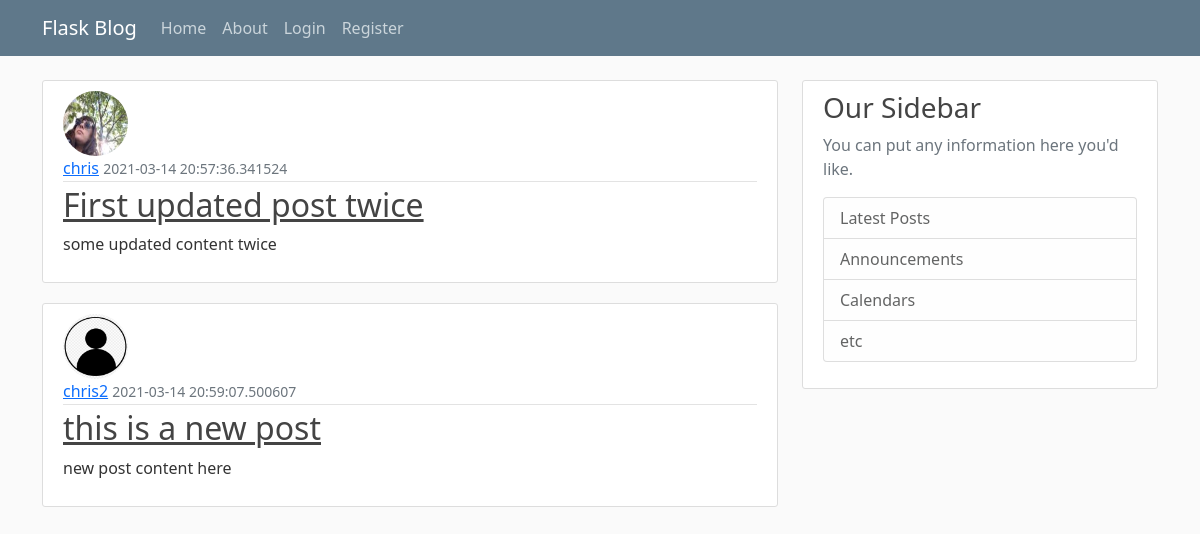
The page /home on the database its author committed.
### spice/models.py (models this page shows, shortened)
class Post(db.Model):
    id = db.Column(db.Integer, primary_key=True)
    title = db.Column(db.String(100), nullable = False)
    date_posted = db.Column(db.DateTime, nullable = False, default=datetime.utcnow)
    content = db.Column(db.Text, nullable=False)
    user_id = db.Column(db.Integer, db.ForeignKey('user.id'), nullable=False)

class User(db.Model, UserMixin):
    id = db.Column(db.Integer, primary_key=True)
    username = db.Column(db.String(20), unique=True, nullable=False)
    email = db.Column(db.String(120), unique=True, nullable=False)
    image_file = db.Column(db.String(20), nullable=False, default='default.png')
    password = db.Column(db.String(60), nullable=False)
    posts = db.relationship('Post', backref = 'author', lazy=True)

### spice/routes.py (the view)
@app.route('/')
@app.route('/home')
def home():
    posts = Post.query.all()
    return render_template('home.html', posts=posts)

### spice/templates/home.html
{% extends "layout.html" %}
{% block content %}
{% for post in posts %}
<article class="media content-section">
  <img class="rounded-circle article-img"
    src="{{url_for('static', filename='/profile_pics/' + post.author.image_file)}}">
  <div class="media-body">
    <div class="article-metadata">
      <a class="mr-2" href="{{url_for('user_profile', username=post.author.username)}}">{{ post.author.username }}</a>
      <small class="text-muted">{{ post.date_posted }}</small>
    </div>
    <h2><a class="article-title" href="{{url_for('post', post_id=post.id)}}">{{ post.title }}</a></h2>
    <p class="article-content">{{ post.content }}</p>
  </div>
</article>
{% endfor %}
{% endblock content %}

### spice/templates/layout.html (shortened to what this page needs)
<!DOCTYPE html>
<html lang="en">
<head>
  <link href="https://cdn.jsdelivr.net/npm/bootstrap@5.0.0-beta2/dist/css/bootstrap.min.css" rel="stylesheet"
>
  <link rel="stylesheet" type="text/css" href="{{ url_for('static', filename='main.css')}}">
</head>
<body>
  <header class="site-header">
    <nav class="navbar navbar-expand-md navbar-dark bg-steel fixed-top">
      <div class="container">
        <a class="navbar-brand mr-4" href="/">Flask Blog</a>
        <div class="collapse navbar-collapse" id="navbarToggle">
          <div class="navbar-nav mr-auto">
            <a class="nav-item nav-link" href="{{ url_for('home') }}">Home</a>
            <a class="nav-item nav-link" href="{{ url_for('about') }}">About</a>
          </div>
          <div class="navbar-nav">
            {% if current_user.is_authenticated %}
            <a class="nav-item nav-link" href="{{ url_for('new_post') }}">New Post</a>
            <a class="nav-item nav-link" href="{{ url_for('account') }}">Account</a>
            <a class="nav-item nav-link" href="{{ url_for('logout') }}">Logout</a>
            {% else %}
            <a class="nav-item nav-link" href="{{ url_for('login') }}">Login</a>
            <a class="nav-item nav-link" href="{{ url_for('register') }}">Register</a>
            {% endif %}
          </div>
        </div>
      </div>
    </nav>
  </header>
  <main role="main" class="container">
    <div class="row">
      <div class="col-md-8">
        {% block content %}{% endblock %}
      </div>
      <div class="col-md-4">
        <div class="content-section">
          <h3>Our Sidebar</h3>
          <p class='text-muted'>You can put any information here you'd like.
            <ul class="list-group">
              <li class="list-group-item list-group-item-light">Latest Posts</li>
              <li class="list-group-item list-group-item-light">Announcements</li>
              <li class="list-group-item list-group-item-light">Calendars</li>
              <li class="list-group-item list-group-item-light">etc</li>
            </ul>
          </p>
        </div>
      </div>
    </div>
  </main>
</body>
</html>

### spice/static/main.css (style rules this page uses)
body { background: #fafafa; color: #333333; margin-top: 5rem; }
h1, h2, h3, h4, h5, h6 { color: #444444; }
.bg-steel { background-color: #5f788a; }
.site-header .navbar-nav .nav-link { color: #cbd5db; }
.content-section { background: #ffffff; padding: 10px 20px; border: 1px solid #dddddd; border-radius: 3px; margin-bottom: 20px; }
.article-title { color: #444444; }
.article-content { white-space: pre-line; }
.article-img { height: 65px; width: 65px; margin-right: 16px; }
.article-metadata { padding-bottom: 1px; margin-bottom: 4px; border-bottom: 1px solid #e3e3e3; }

### rows shown on the page
Post: image_file (picture), author.username "chris", date_posted "2021-03-14 20:57:36.341524", title "First updated post twice", content "some updated content twice"
Post: image_file (placeholder picture), author.username "chris2", date_posted "2021-03-14 20:59:07.500607", title "this is a new post", content "new post content here"
